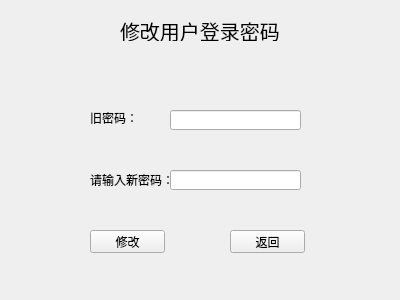
<?xml version="1.0" encoding="UTF-8"?>
<ui version="4.0">
 <class>user_changepassword</class>
 <widget class="QWidget" name="user_changepassword">
  <property name="geometry">
   <rect>
    <x>0</x>
    <y>0</y>
    <width>400</width>
    <height>300</height>
   </rect>
  </property>
  <property name="windowTitle">
   <string>Form</string>
  </property>
  <widget class="QLabel" name="label">
   <property name="geometry">
    <rect>
     <x>120</x>
     <y>20</y>
     <width>161</width>
     <height>21</height>
    </rect>
   </property>
   <property name="font">
    <font>
     <pointsize>15</pointsize>
    </font>
   </property>
   <property name="text">
    <string>修改用户登录密码</string>
   </property>
  </widget>
  <widget class="QLabel" name="label_3">
   <property name="geometry">
    <rect>
     <x>90</x>
     <y>170</y>
     <width>81</width>
     <height>20</height>
    </rect>
   </property>
   <property name="text">
    <string>请输入新密码：</string>
   </property>
  </widget>
  <widget class="QLabel" name="label_4">
   <property name="geometry">
    <rect>
     <x>90</x>
     <y>110</y>
     <width>61</width>
     <height>16</height>
    </rect>
   </property>
   <property name="text">
    <string>旧密码：</string>
   </property>
  </widget>
  <widget class="QLineEdit" name="old_passwordLineEdit">
   <property name="geometry">
    <rect>
     <x>170</x>
     <y>110</y>
     <width>131</width>
     <height>20</height>
    </rect>
   </property>
   <property name="font">
    <font>
     <family>Arial</family>
    </font>
   </property>
  </widget>
  <widget class="QLineEdit" name="new_passwordLineEdit">
   <property name="geometry">
    <rect>
     <x>170</x>
     <y>170</y>
     <width>131</width>
     <height>20</height>
    </rect>
   </property>
   <property name="font">
    <font>
     <family>Arial</family>
    </font>
   </property>
  </widget>
  <widget class="QPushButton" name="backPushButton">
   <property name="geometry">
    <rect>
     <x>230</x>
     <y>230</y>
     <width>75</width>
     <height>23</height>
    </rect>
   </property>
   <property name="text">
    <string>返回</string>
   </property>
  </widget>
  <widget class="QPushButton" name="changePushButton">
   <property name="geometry">
    <rect>
     <x>90</x>
     <y>230</y>
     <width>75</width>
     <height>23</height>
    </rect>
   </property>
   <property name="text">
    <string>修改</string>
   </property>
  </widget>
 </widget>
 <resources/>
 <connections/>
</ui>
